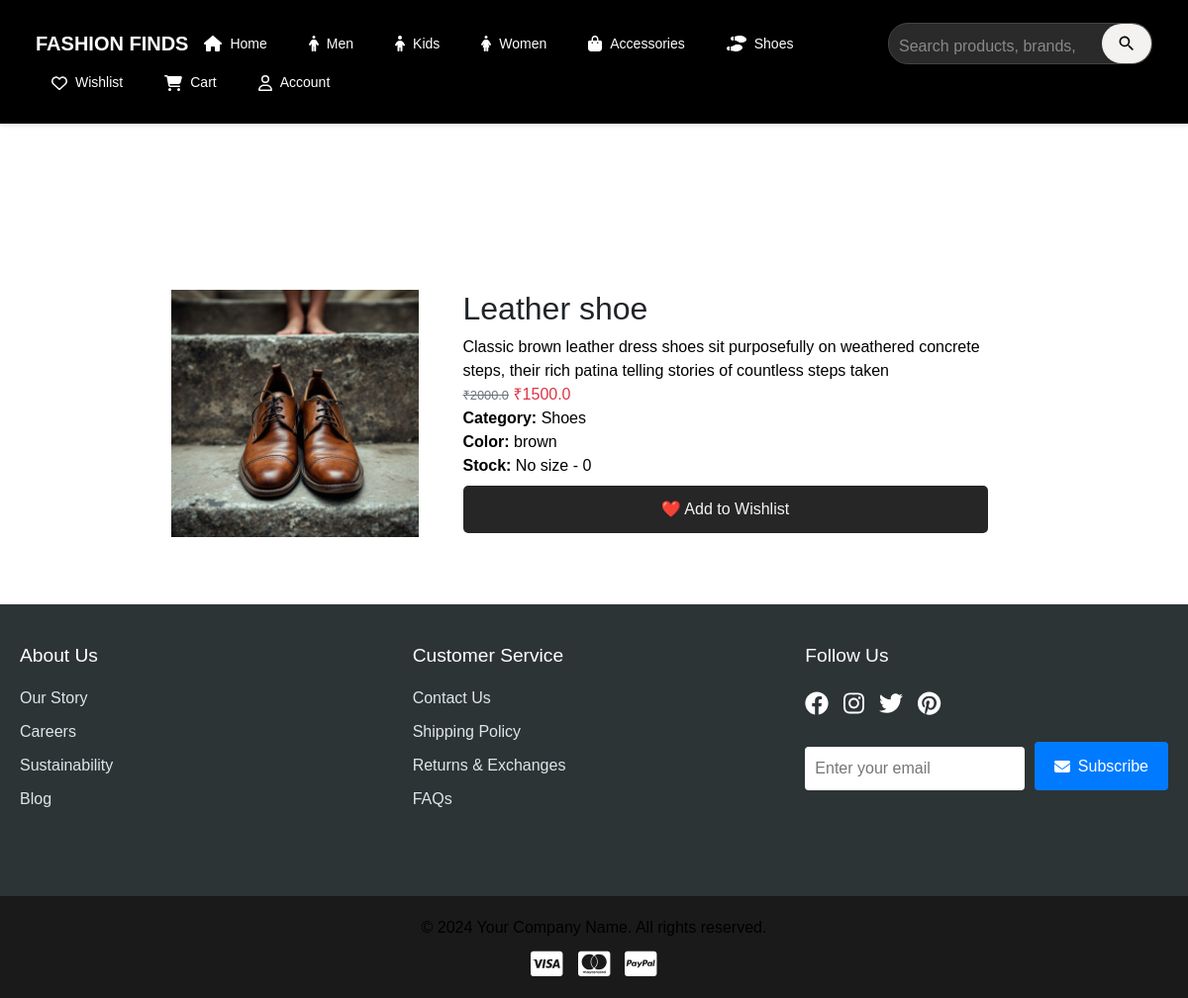
Page /product/1 on the committed database.
### app/models.py (models this page shows, shortened)
class Product(db.Model):
    __tablename__ = 'products'
    id = db.Column(db.Integer, primary_key=True)
    product_name = db.Column(db.String(100), nullable=False)
    product_picture = db.Column(db.String(1000), nullable=False)
    current_price = db.Column(db.Float, nullable=False)
    previous_price = db.Column(db.Float, nullable=False)
    description = db.Column(db.String(2000), nullable=True)
    color = db.Column(db.String(15))
    rating = db.Column(db.Integer, default=0)
    sale = db.Column(db.Boolean, default=False)
    discount = db.Column(db.Integer, nullable=True, default=0)
    brand = db.Column(db.String(100), nullable=True)
    category = db.Column(db.String(100), nullable=False)  # ✅ Now category is a string field
    quantity_size = db.relationship('ProductSize', backref='product', lazy=True, cascade="all, delete-orphan")
    carts = db.relationship('Cart', backref='cart_product', lazy=True, cascade="all, delete-orphan")
    wishlists = db.relationship('Wishlist', backref='wishlist_product', lazy=True, cascade="all, delete-orphan")
    order_items = db.relationship('OrderItem', backref='product', lazy=True, cascade="all, delete-orphan")

class ProductSize(db.Model):
    __tablename__ = 'product_sizes'
    id = db.Column(db.Integer, primary_key=True)
    product_id = db.Column(db.Integer, db.ForeignKey('products.id'), nullable=False)
    size = db.Column(db.String(50), nullable=False, default="No size")
    quantity = db.Column(db.Integer, nullable=False, default=0)

### app/views.py (the view)
@views.route('/product/<int:product_id>')
def product_info(product_id):
    product = Product.query.get_or_404(product_id)
    sizes = ProductSize.query.filter_by(product_id=product.id).all()
    suggested_products = Product.query.filter(Product.id != product.id).order_by(db.func.random()).limit(4).all()
    return render_template("product_details.html", product=product, sizes=sizes, suggested_products=suggested_products)

### app/templates/product_details.html (shortened to what this page needs)
{% extends 'base.html' %}
{% block content %}
<div class="container py-5">
    <div class="row">
        {% if product.product_picture %}
        <img src="{{ url_for('views.get_image', filename=product.product_picture) }}"
             alt="{{ product.product_name }}"
             width="250"
             height="250">
         {% else %}
        No Image
            {% endif %}
        </div>
        <div class="col-md-6">
            <h2>{{ product.product_name }}</h2>
            <p>{{ product.description }}</p>
            <p class="text-danger fw-bold">
                <span class="text-muted small"><s>₹{{ product.previous_price }}</s></span> ₹{{ product.current_price }}
            </p>
            <p><strong>Category:</strong> {{ product.category }}</p>
            <p><strong>Color:</strong> {{ product.color }}</p>
            <p><strong>Stock:</strong>
                {% for sizes in product.quantity_size %}
                    <tr>
                        <td class="size-value">{{ sizes.size }}</td> -
                        <td class="quantity-value {% if sizes.quantity < 10 %}low-stock{% else %}in-stock{% endif %}">
                            {{ sizes.quantity }}
                        </td> {% if product.quantity_size | length > 1 %} | {% endif %}
                    </tr>
                {% endfor %}
            </p>
            <form action="{{ url_for('views.wishlist_add', product_id=product.id) }}" method="POST">
                <button type="submit" class="btn btn-outline-danger mt-2">❤️ Add to Wishlist</button>
            </form>
        </div>
    </div>
{% endblock %}

### app/static/css/style.css (style rules this page uses)
* { margin: 0; padding: 0; box-sizing: border-box; font-family: Arial, sans-serif; }
.container { display: flex; flex-wrap: wrap; gap: 20px; justify-content: center; padding: 20px; max-width: 1400px; margin: 0 auto; }
.container { display: flex; flex-wrap: wrap; justify-content: center; gap: 15px; width: 100%; max-width: 1200px; }
body { font-family: Arial, sans-serif; margin: 0; padding: 0; }
.text-muted { color: #6c757d !important; }
p { font-size: 16px; color: black; margin: 0; }
form { display: grid; gap: 15px; }
html, body { height: 100%; margin: 0; overflow-x: hidden; }
button { background-color: #262626; color: #f5f5f5; cursor: pointer; border: none; padding: 12px; border-radius: 5px; font-size: 1em; transition: background-color 0.3s; }
.btn { display: inline-block; padding: 12px; margin-top: 20px; background-color: #262626; color: #f5f5f5; border: none; border-radius: 5px; cursor: pointer; text-decoration: none; transition: background-color 0.3s; }

### rows in the picture
Product: product_picture (picture), product_name "Leather shoe", description "Classic brown leather dress shoes sit purposefully on weathered concrete steps, their rich patina telling stories of countless steps taken", previous_price "2000.0", current_price "1500.0", category "Shoes", color "brown"
ProductSize: size "No size", quantity "0"
